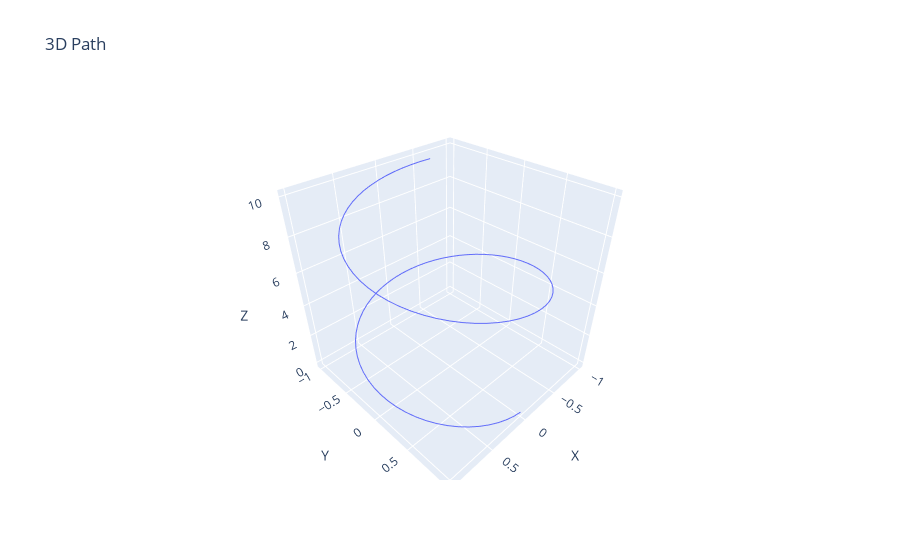

The code cell stored with this chart in its notebook:
### Markdown cell above
# Caminho em 3 Dimensões
Para visualizar um caminho em 3D, usaremos a projeção 3D do Matplotlib.

### Code cell
# 3D: Caminho no espaço tridimensional
fig_3d = go.Figure()
fig_3d.add_trace(go.Scatter3d(x=x, y=y, z=z, mode="lines", name="3D Path"))
fig_3d.update_layout(
    title="3D Path", scene=dict(xaxis_title="X", yaxis_title="Y", zaxis_title="Z")
)
